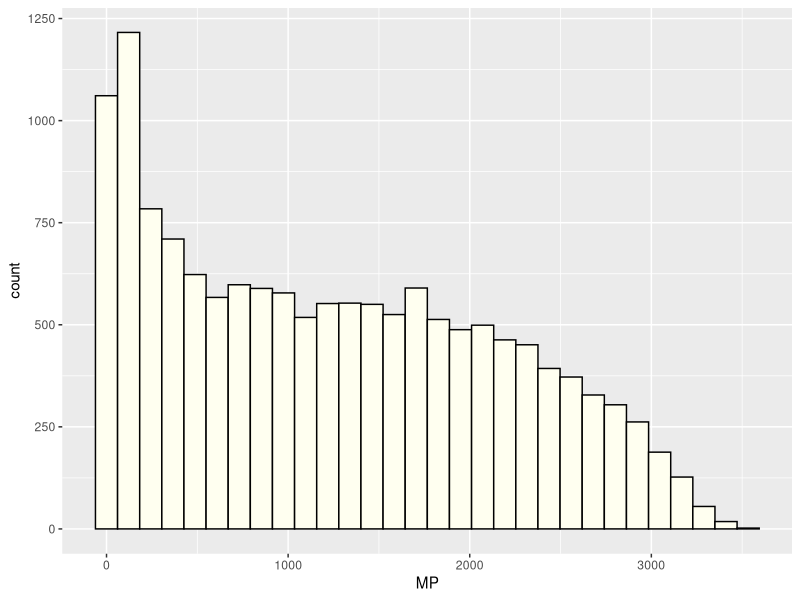
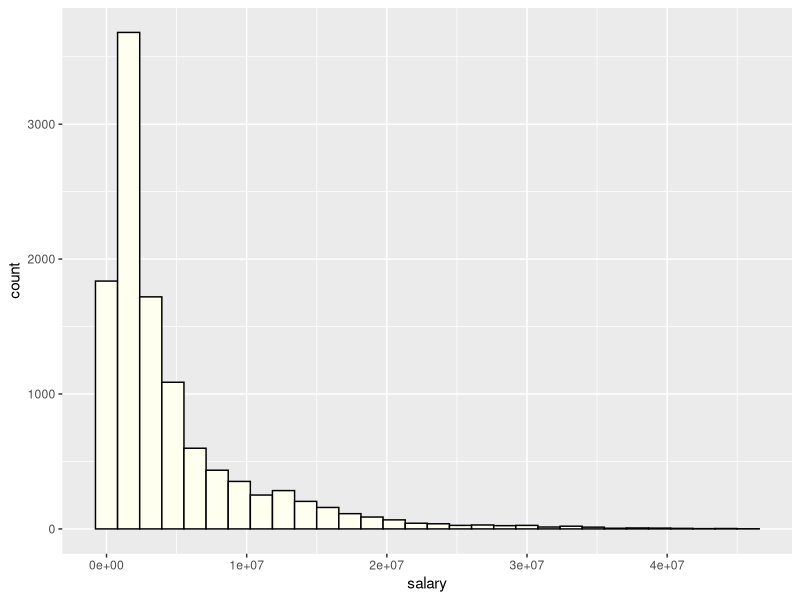
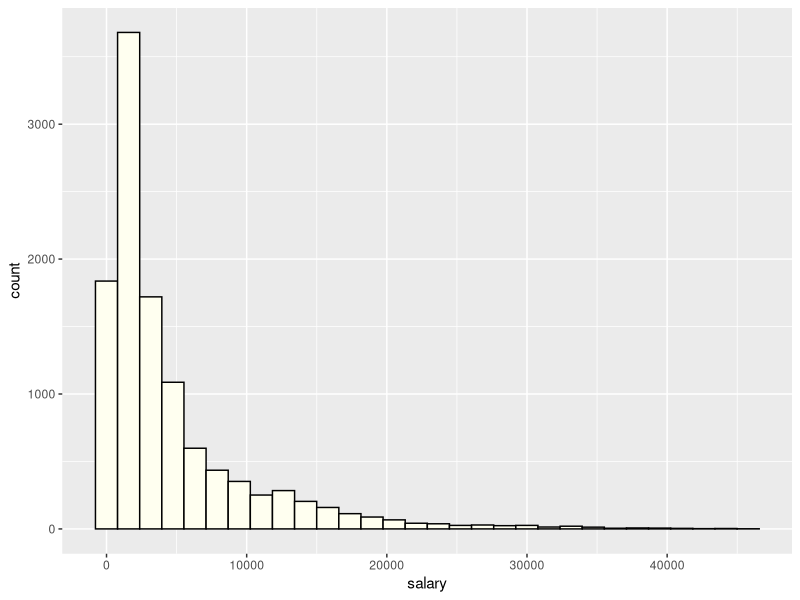
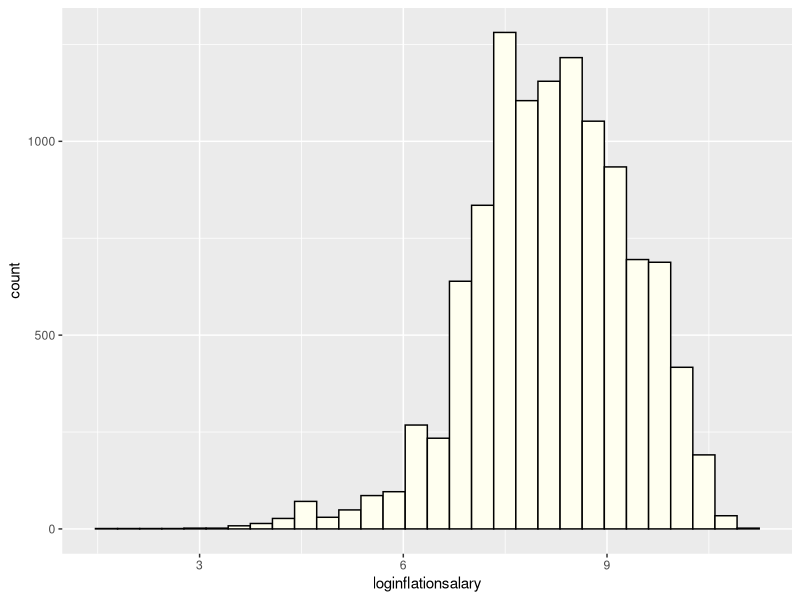

These charts were generated, in order, by the following R code:
## ---- chunk 1
library(tidyverse)
## ---- chunk 2
nba <- read_csv(here::here("esselt21/nba_salary_module/module/initial_nba.csv"))
## ---- chunk 3
ggplot(data = nba,
       aes(x = MP)) +
  geom_histogram(color = "black",
                 fill = "ivory")
## ---- chunk 4
ggplot(data = nba,
       aes(x = salary)) +
  geom_histogram(color = "black",
                 fill = "ivory")
## ---- chunk 5
nba <-
  nba |>
  mutate(salary = salary / 1000)
## ---- chunk 6
ggplot(data = nba,
       aes(x = salary)) +
  geom_histogram(color = "black",
                 fill = "ivory")
## ---- chunk 7
nba <-
  nba |>
  mutate(inflationAdjSalary = inflationAdjSalary / 1000)
## ---- chunk 8
nba <-
  nba |>
  mutate(loginflationsalary = log(inflationAdjSalary))
## ---- chunk 9
ggplot(data = nba,
       aes(x = loginflationsalary)) +
  geom_histogram(color = "black",
                 fill = "ivory")
